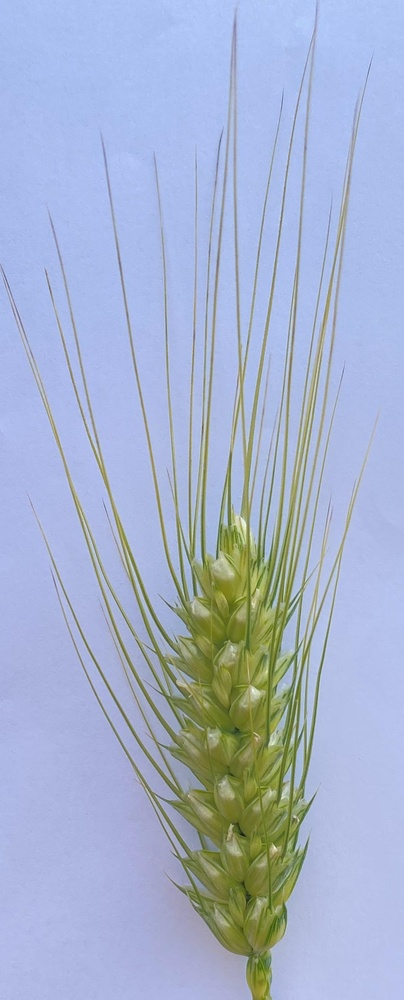
%> input picture old code/1.jpg, 404 x 1000 px, shrunk from 1043 x 2583 before the run
$ octave extract_EXB.m   (GNU Octave 9; MATLAB toolbox functions it lacks are replaced by stand-ins)
%> lines starting %> are read from the running program, lines starting %| are printed output that depends on the picture; in (x1, y1, x2, y2) boxes, pixels count from 0 and x2, y2 are one past the last pixel; in counts of white or black regions, pixels touching at a corner belong together; the program's own positions count from 1
clear;clc;close all;

im_jpg = imread('1.jpg');
%> im_jpg is the input picture: size 1000x404x3 uint8; mean R, G, B 165.5, 178, 204.8
% im_png = imread('01.png');
im_1 = im2double(im_jpg);
% [29 lines of commented-out code are left out]

figure,imshow(im_1);
R = im_1(:,:,1);
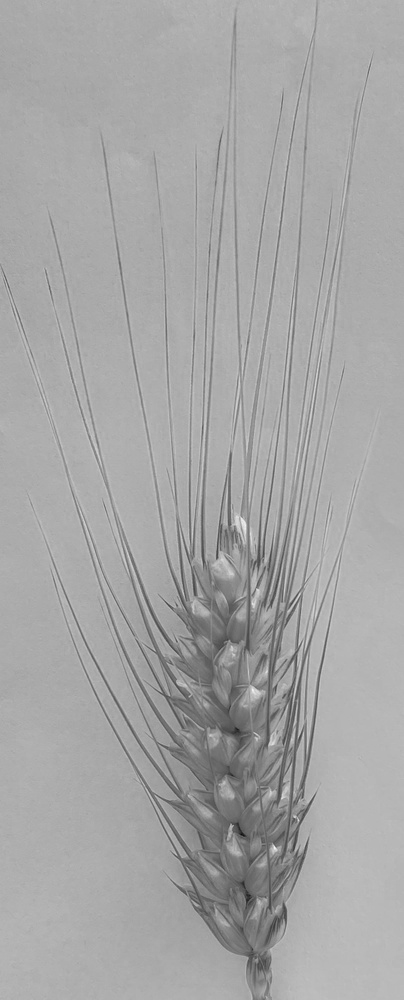
%> R: size 1000x404 double; min 0.051, max 0.976, mean 0.649
G = im_1(:,:,2);
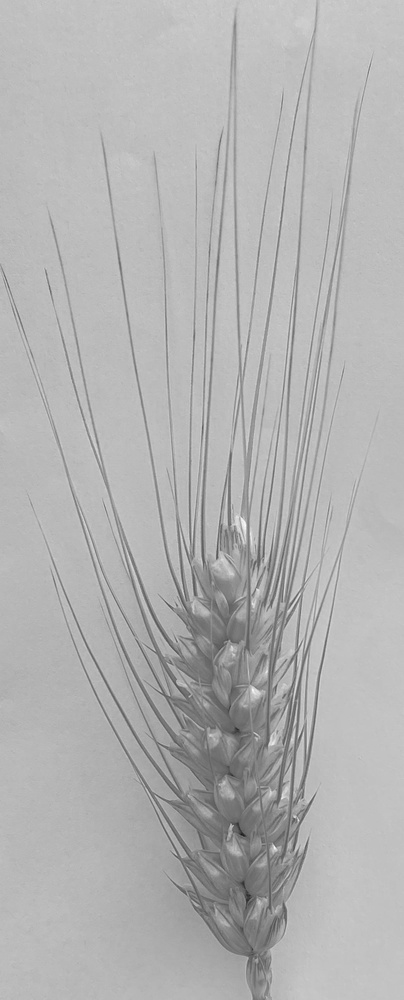
%> G: size 1000x404 double; min 0.0941, max 0.992, mean 0.698
B = im_1(:,:,3);
EXB = 2.7*B-R-G;
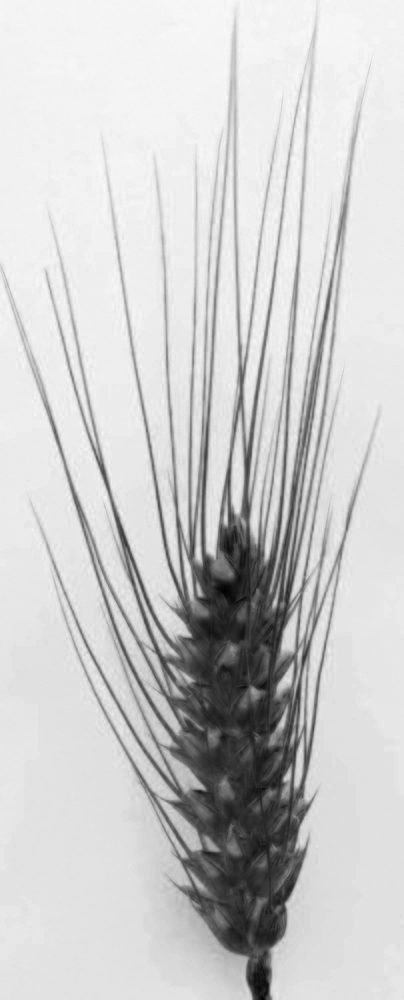
%> EXB: size 1000x404 double; min -0.782, max 1.22, mean 0.822; drawn with min black and max white
figure,imshow(EXB);
%> after `imshow(EXB)`:
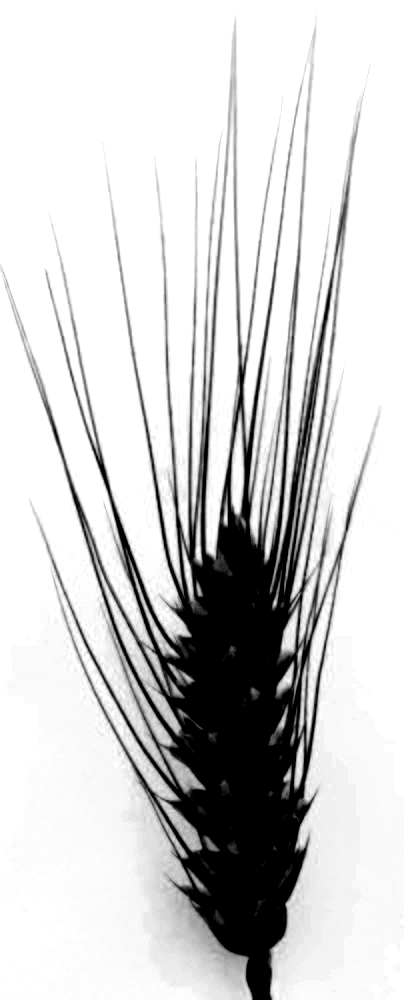
%> displayed picture: size 1000x404, on the screen's scale of 0 to 255; min 0, max 255, mean 207.8
gray = rgb2gray(im_1);

% [6 lines of commented-out code are left out]
gray = EXB;
% Gray_level_correction(gray);

T1 = adaptthresh(gray,0.4,'ForegroundPolarity','dark','Statistic','mean');
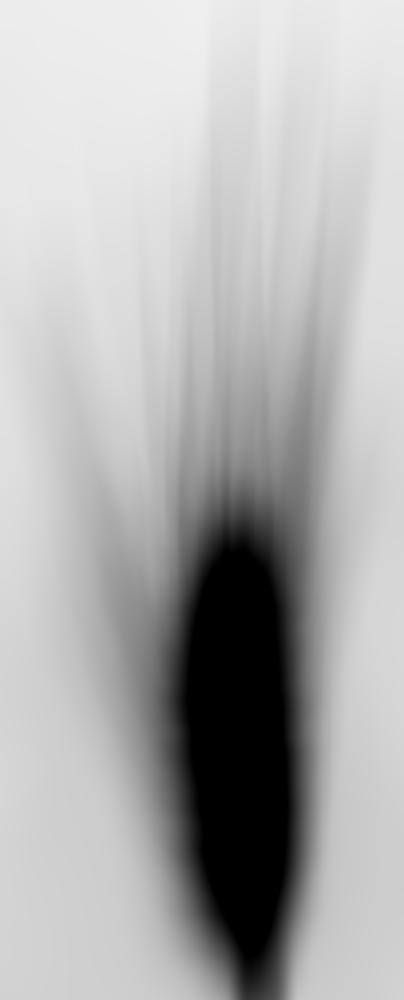
%> T1: size 1000x404 double; min 0, max 0.94, mean 0.688
BW1 = imbinarize(gray,T1);
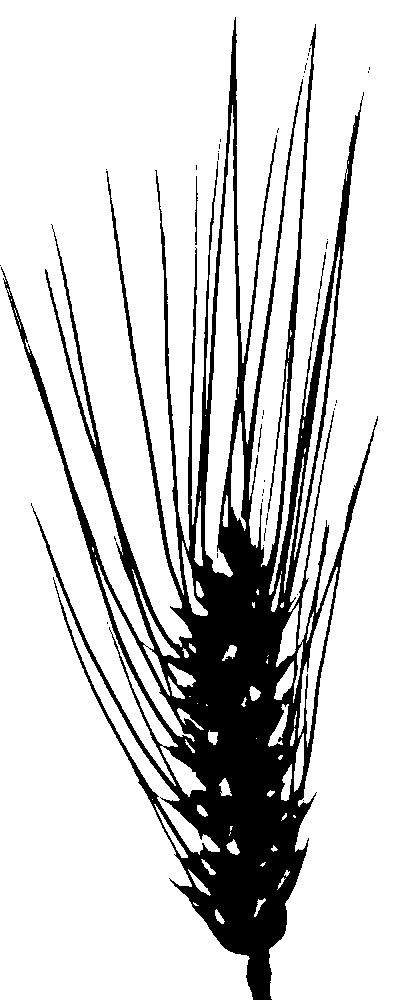
%> BW1: size 1000x404 logical; 82% white; 38 black regions (35 under 20 px), largest, box (x1, y1, x2, y2) and area: (1, 17, 378, 1000) 72304, (195, 176, 198, 245) 102, (258, 424, 262, 452) 34
% T2 = adaptthresh(gray,0.4,'ForegroundPolarity','dark','Statistic','median');
% BW2 = imbinarize(gray,T2);
T3 = adaptthresh(gray,0.4,'ForegroundPolarity','dark','Statistic','gaussian');
BW3 = imbinarize(gray,T3);
%> BW3: size 1000x404 logical; 82% white; 36 black regions (33 under 20 px), largest, box (x1, y1, x2, y2) and area: (1, 17, 378, 1000) 72272, (195, 176, 198, 245) 103, (258, 424, 262, 452) 34
figure,imshowpair(T1, ~BW1, 'montage');
%> after `imshowpair(T1, ~BW1, 'montage')`:
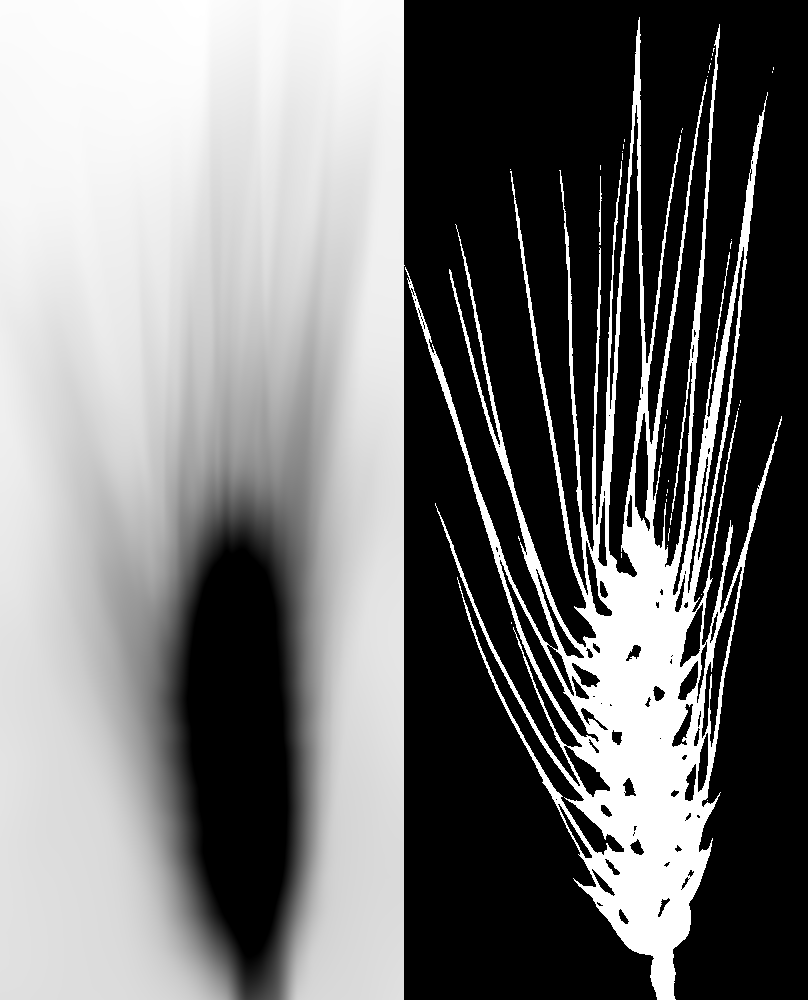
%> displayed picture: size 1000x808, on the screen's scale of 0 to 255; min 0, max 255, mean 116.3
% figure,imshowpair(T2, ~BW2, 'montage');
% figure,imshowpair(T3, ~BW3, 'montage');
imwrite(double(EXB),'EXB1.jpg');
imwrite(double(T1),'EXB2.jpg');
imwrite(double(~BW1),'EXB3.jpg');
% [44 lines of commented-out code are left out]

$ run again, with old code/19.jpg copied over old code/1.jpg
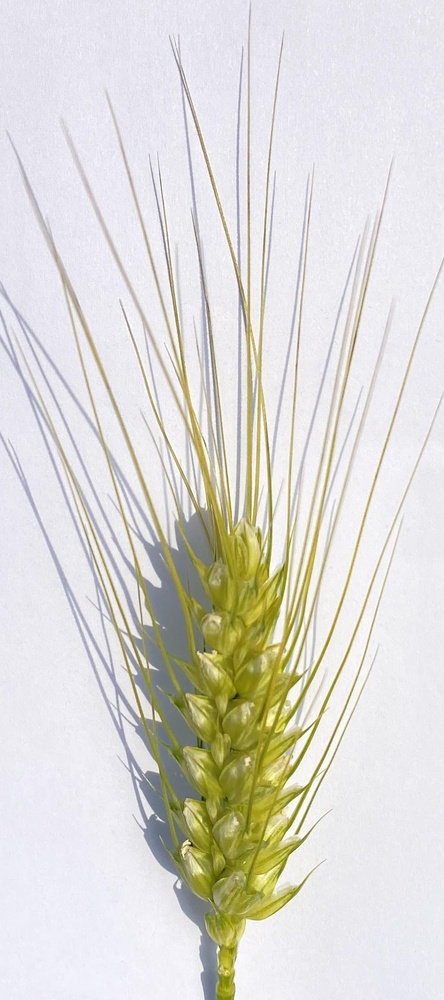
%> input picture old code/19.jpg, 444 x 1000 px, shrunk from 986 x 2221 before the run
%> im_jpg is the input picture: size 1000x444x3 uint8; mean R, G, B 219.3, 217.4, 211.6
%> `BW1 = imbinarize(gray,T1);`:
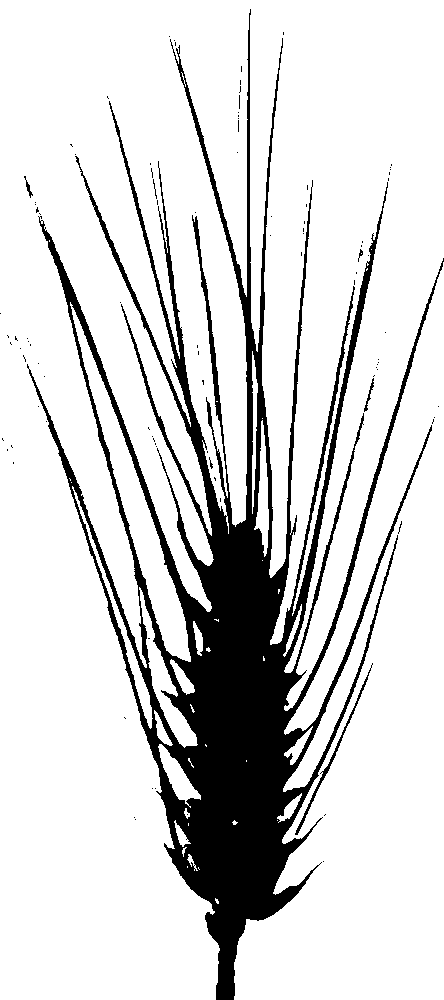
%> BW1: size 1000x444 logical; 83.7% white; 98 black regions (92 under 20 px), largest, box (x1, y1, x2, y2) and area: (27, 9, 444, 1000) 71294, (295, 663, 373, 835) 485, (364, 378, 374, 412) 79, (24, 176, 33, 198) 53, (358, 249, 363, 262) 25, (153, 179, 157, 199) 22
%> BW3: size 1000x444 logical; 83.7% white; 99 black regions (93 under 20 px), largest, box (x1, y1, x2, y2) and area: (27, 9, 444, 1000) 71275, (295, 663, 373, 835) 486, (364, 378, 374, 412) 81, (24, 176, 33, 198) 53, (358, 249, 363, 262) 24, (153, 179, 157, 199) 22
%> `imshowpair(T1, ~BW1, 'montage')`:
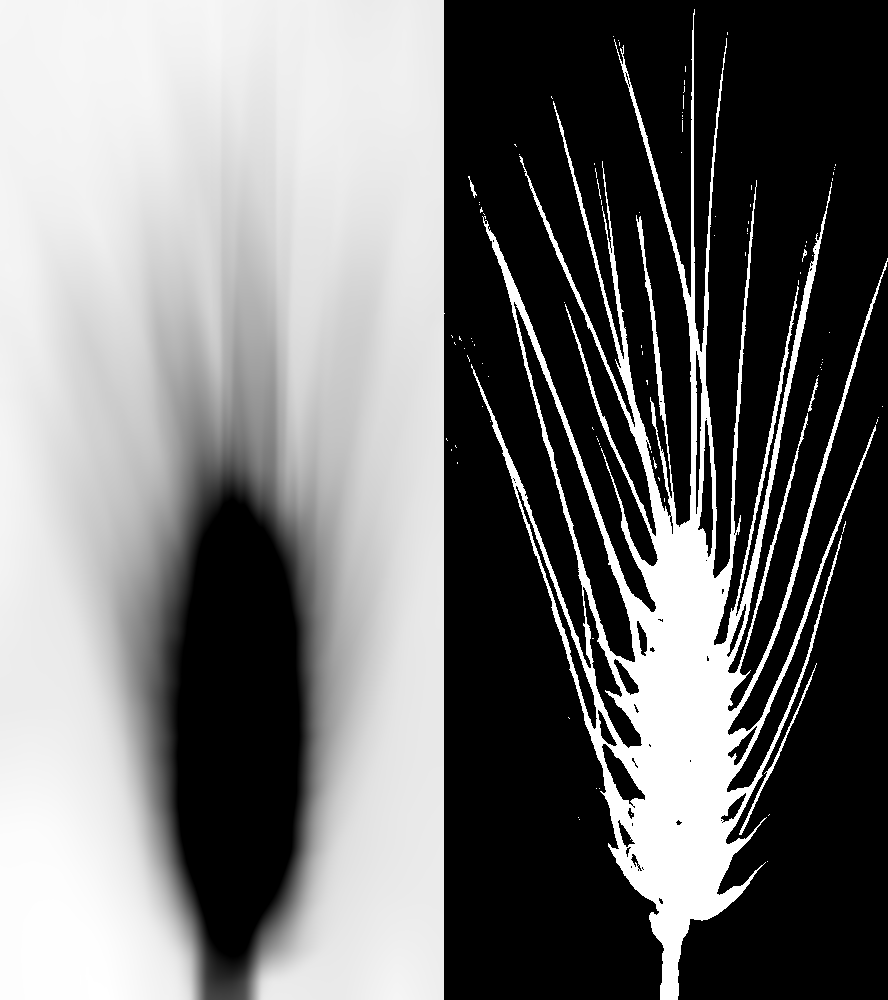
%> displayed picture: size 1000x888, on the screen's scale of 0 to 255; min 0, max 255, mean 115
